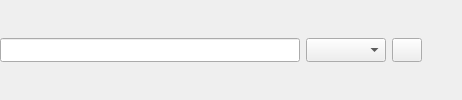
               <widget class="QWidget" name="searchWidget" native="true">
                <layout class="QHBoxLayout" name="horizontalLayout_6">
                 <property name="leftMargin">
                  <number>0</number>
                 </property>
                 <property name="topMargin">
                  <number>0</number>
                 </property>
                 <property name="rightMargin">
                  <number>0</number>
                 </property>
                 <property name="bottomMargin">
                  <number>0</number>
                 </property>
                 <item>
                  <widget class="QLineEdit" name="lineEdit">
                   <property name="minimumSize">
                    <size>
                     <width>300</width>
                     <height>24</height>
                    </size>
                   </property>
                   <property name="maximumSize">
                    <size>
                     <width>300</width>
                     <height>24</height>
                    </size>
                   </property>
                  </widget>
                 </item>
                 <item>
                  <widget class="QComboBox" name="comboBox">
                   <property name="minimumSize">
                    <size>
                     <width>80</width>
                     <height>24</height>
                    </size>
                   </property>
                   <property name="maximumSize">
                    <size>
                     <width>80</width>
                     <height>24</height>
                    </size>
                   </property>
                  </widget>
                 </item>
                 <item>
                  <widget class="QPushButton" name="pushButton_3">
                   <property name="minimumSize">
                    <size>
                     <width>30</width>
                     <height>24</height>
                    </size>
                   </property>
                   <property name="maximumSize">
                    <size>
                     <width>30</width>
                     <height>24</height>
                    </size>
                   </property>
                   <property name="toolTip">
                    <string>查找</string>
                   </property>
                   <property name="text">
                    <string/>
                   </property>
                   <property name="icon">
                    <iconset resource="../resource/resources.qrc">
                     <normaloff>:/iamge_pack/content/search.png</normaloff>:/iamge_pack/content/search.png</iconset>
                   </property>
                   <property name="iconSize">
                    <size>
                     <width>24</width>
                     <height>24</height>
                    </size>
                   </property>
                  </widget>
                 </item>
                 <item>
                  <spacer name="horizontalSpacer_2">
                   <property name="orientation">
                    <enum>Qt::Orientation::Horizontal</enum>
                   </property>
                   <property name="sizeHint" stdset="0">
                    <size>
                     <width>40</width>
                     <height>20</height>
                    </size>
                   </property>
                  </spacer>
                 </item>
                </layout>
               </widget>
